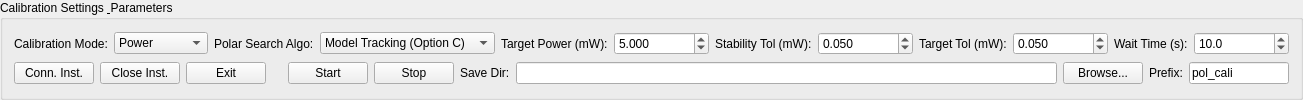
         <widget class="QGroupBox" name="grp_config">
          <property name="title">
           <string>Calibration Settings &amp; Parameters</string>
          </property>
          <layout class="QGridLayout" name="grid_config">
           <item row="0" column="0">
            <widget class="QLabel" name="lbl_scan_mode">
             <property name="text">
              <string>Calibration Mode:</string>
             </property>
            </widget>
           </item>
           <item row="0" column="1">
            <widget class="QComboBox" name="combo_scan_mode">
             <item>
              <property name="text">
               <string>Power</string>
              </property>
             </item>
             <item>
              <property name="text">
               <string>Polarization</string>
              </property>
             </item>
            </widget>
           </item>
           <item row="0" column="2">
            <widget class="QLabel" name="lbl_polar_search">
             <property name="text">
              <string>Polar Search Algo:</string>
             </property>
            </widget>
           </item>
           <item row="0" column="3">
            <widget class="QComboBox" name="combo_polar_search">
             <item>
              <property name="text">
               <string>Model Tracking (Option C)</string>
              </property>
             </item>
             <item>
              <property name="text">
               <string>Sequential Step (Option A)</string>
              </property>
             </item>
             <item>
              <property name="text">
               <string>Binary Search (Option B)</string>
              </property>
             </item>
            </widget>
           </item>
           <item row="0" column="4">
            <widget class="QLabel" name="lbl_target_power">
             <property name="text">
              <string>Target Power (mW):</string>
             </property>
            </widget>
           </item>
           <item row="0" column="5">
            <widget class="QDoubleSpinBox" name="spin_target_power">
             <property name="minimumSize">
              <size>
               <width>95</width>
               <height>0</height>
              </size>
             </property>
             <property name="decimals">
              <number>3</number>
             </property>
             <property name="maximum">
              <double>10000.000000000000000</double>
             </property>
             <property name="value">
              <double>5.000000000000000</double>
             </property>
            </widget>
           </item>
           <item row="0" column="6">
            <widget class="QLabel" name="lbl_stability_tol">
             <property name="toolTip">
              <string>The power counts as stable when 4 consecutive readings, Wait Time apart, differ by no more than this from one to the next. Used in both modes.</string>
             </property>
             <property name="text">
              <string>Stability Tol (mW):</string>
             </property>
            </widget>
           </item>
           <item row="0" column="7">
            <widget class="QDoubleSpinBox" name="spin_stability_tol">
             <property name="minimumSize">
              <size>
               <width>95</width>
               <height>0</height>
              </size>
             </property>
             <property name="toolTip">
              <string>The power counts as stable when 4 consecutive readings, Wait Time apart, differ by no more than this from one to the next. Used in both modes.</string>
             </property>
             <property name="decimals">
              <number>3</number>
             </property>
             <property name="maximum">
              <double>100.000000000000000</double>
             </property>
             <property name="value">
              <double>0.050000000000000</double>
             </property>
            </widget>
           </item>
           <item row="0" column="8">
            <widget class="QLabel" name="lbl_target_tol">
             <property name="toolTip">
              <string>Polarization mode: a Stage 1 angle is accepted when |P - Target Power| is no more than this and the power is stable. Not used in Power mode.</string>
             </property>
             <property name="text">
              <string>Target Tol (mW):</string>
             </property>
            </widget>
           </item>
           <item row="0" column="9">
            <widget class="QDoubleSpinBox" name="spin_target_tol">
             <property name="minimumSize">
              <size>
               <width>95</width>
               <height>0</height>
              </size>
             </property>
             <property name="toolTip">
              <string>Polarization mode: a Stage 1 angle is accepted when |P - Target Power| is no more than this and the power is stable. Not used in Power mode.</string>
             </property>
             <property name="decimals">
              <number>3</number>
             </property>
             <property name="maximum">
              <double>100.000000000000000</double>
             </property>
             <property name="value">
              <double>0.050000000000000</double>
             </property>
            </widget>
           </item>
           <item row="0" column="10">
            <widget class="QLabel" name="lbl_wait_time">
             <property name="text">
              <string>Wait Time (s):</string>
             </property>
            </widget>
           </item>
           <item row="0" column="11">
            <widget class="QDoubleSpinBox" name="spin_wait_time">
             <property name="minimumSize">
              <size>
               <width>95</width>
               <height>0</height>
              </size>
             </property>
             <property name="decimals">
              <number>1</number>
             </property>
             <property name="maximum">
              <double>3600.000000000000000</double>
             </property>
             <property name="value">
              <double>10.000000000000000</double>
             </property>
            </widget>
           </item>

           <!-- Instrument buttons, Run Controls & Save Directory in one row -->
           <item row="1" column="0" colspan="12">
            <layout class="QHBoxLayout" name="layout_run">
             <item>
              <widget class="QPushButton" name="btn_connect_all">
               <property name="minimumSize">
                <size>
                 <width>70</width>
                 <height>0</height>
                </size>
               </property>
               <property name="text">
                <string>Conn. Inst.</string>
               </property>
              </widget>
             </item>
             <item>
              <widget class="QPushButton" name="btn_disconnect_all">
               <property name="minimumSize">
                <size>
                 <width>70</width>
                 <height>0</height>
                </size>
               </property>
               <property name="text">
                <string>Close Inst.</string>
               </property>
              </widget>
             </item>
             <item>
              <widget class="QPushButton" name="btn_exit">
               <property name="minimumSize">
                <size>
                 <width>70</width>
                 <height>0</height>
                </size>
               </property>
               <property name="text">
                <string>Exit</string>
               </property>
              </widget>
             </item>
             <item>
              <spacer name="run_gap_spacer">
               <property name="orientation">
                <enum>Qt::Horizontal</enum>
               </property>
               <property name="sizeType">
                <enum>QSizePolicy::Fixed</enum>
               </property>
               <property name="sizeHint" stdset="0">
                <size>
                 <width>16</width>
                 <height>0</height>
                </size>
               </property>
              </spacer>
             </item>
             <item>
              <widget class="QPushButton" name="btn_start_scan">
               <property name="minimumSize">
                <size>
                 <width>70</width>
                 <height>0</height>
                </size>
               </property>
               <property name="text">
                <string>Start</string>
               </property>
              </widget>
             </item>
             <item>
              <widget class="QPushButton" name="btn_stop_scan">
               <property name="minimumSize">
                <size>
                 <width>70</width>
                 <height>0</height>
                </size>
               </property>
               <property name="text">
                <string>Stop</string>
               </property>
              </widget>
             </item>
             <item>
              <widget class="QLabel" name="lbl_save_dir">
               <property name="text">
                <string>Save Dir:</string>
               </property>
              </widget>
             </item>
             <item>
              <widget class="QLineEdit" name="line_save_dir"/>
             </item>
             <item>
              <widget class="QPushButton" name="btn_browse_dir">
               <property name="text">
                <string>Browse...</string>
               </property>
              </widget>
             </item>
             <item>
              <widget class="QLabel" name="lbl_file_prefix">
               <property name="text">
                <string>Prefix:</string>
               </property>
              </widget>
             </item>
             <item>
              <widget class="QLineEdit" name="line_file_prefix">
               <property name="maximumSize">
                <size>
                 <width>100</width>
                 <height>16777215</height>
                </size>
               </property>
               <property name="text">
                <string>pol_cali</string>
               </property>
              </widget>
             </item>
            </layout>
           </item>
          </layout>
         </widget>
